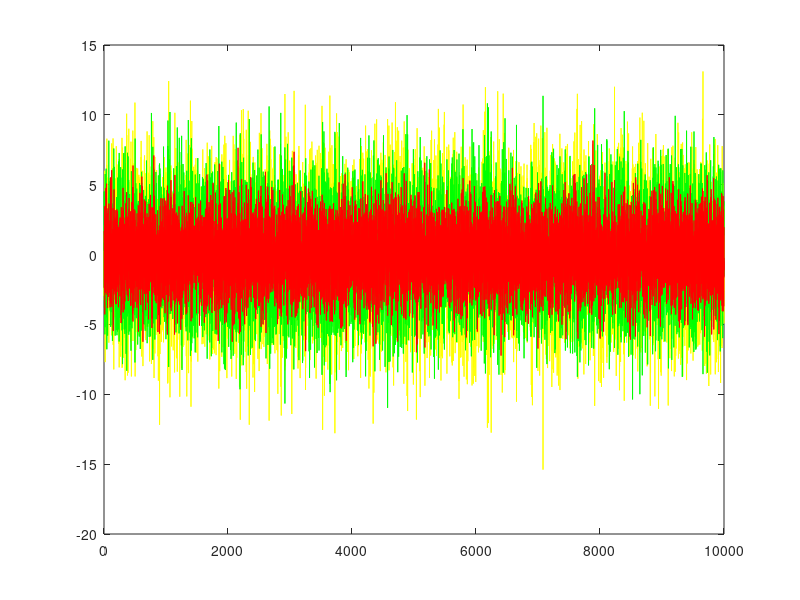

Source code (MATLAB):

clear all
close all
clc
mx=0;my=0;
sigmax=2;sigmay=3;
x=mx+sigmax*randn(1e4,1);
y=my + sigmay*randn(1e4,1);
z=x-y;
plot(z,'y');hold on;
plot(y,'g');hold on;
plot(x,'r');